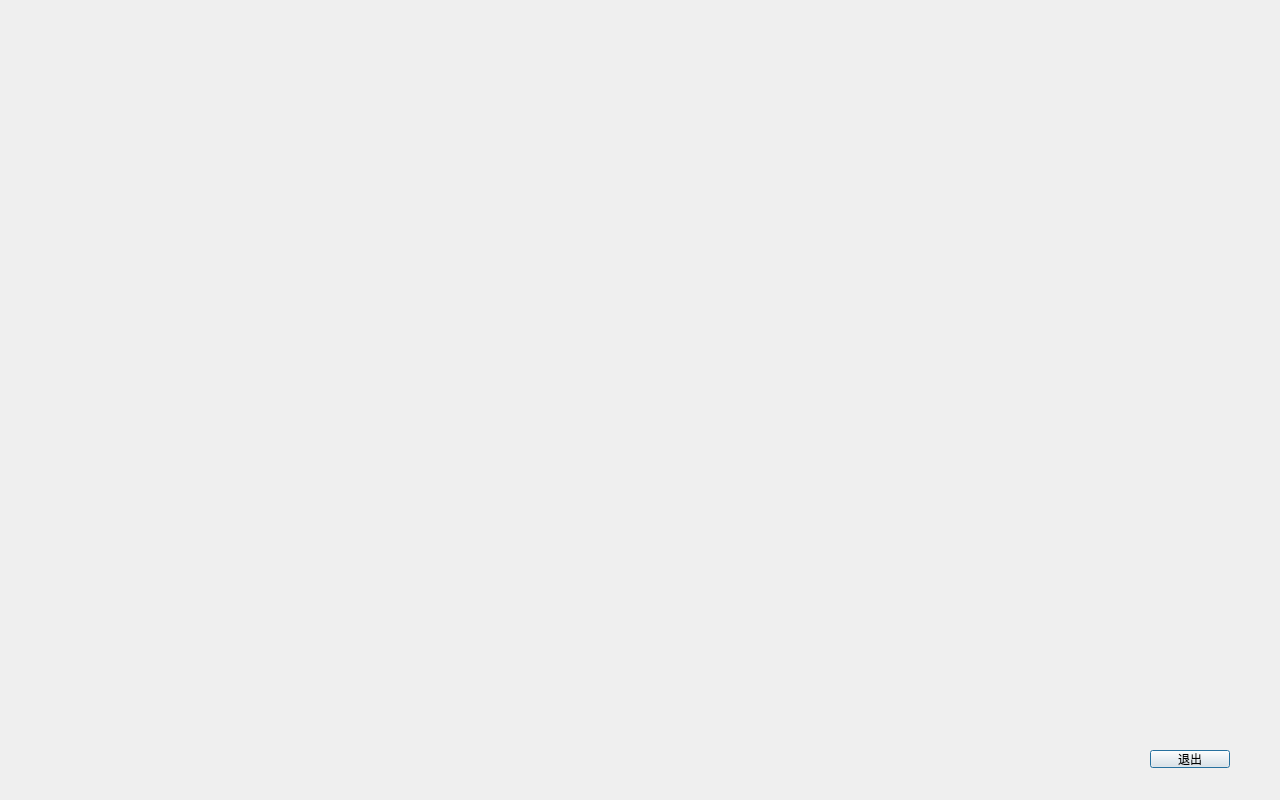
<?xml version="1.0" encoding="UTF-8"?>
<ui version="4.0">
 <class>endgame</class>
 <widget class="QDialog" name="endgame">
  <property name="geometry">
   <rect>
    <x>0</x>
    <y>0</y>
    <width>1280</width>
    <height>800</height>
   </rect>
  </property>
  <property name="windowTitle">
   <string>Dialog</string>
  </property>
  <widget class="QPushButton" name="pushButton">
   <property name="geometry">
    <rect>
     <x>1150</x>
     <y>750</y>
     <width>80</width>
     <height>18</height>
    </rect>
   </property>
   <property name="text">
    <string>退出</string>
   </property>
  </widget>
 </widget>
 <resources/>
 <connections/>
</ui>
